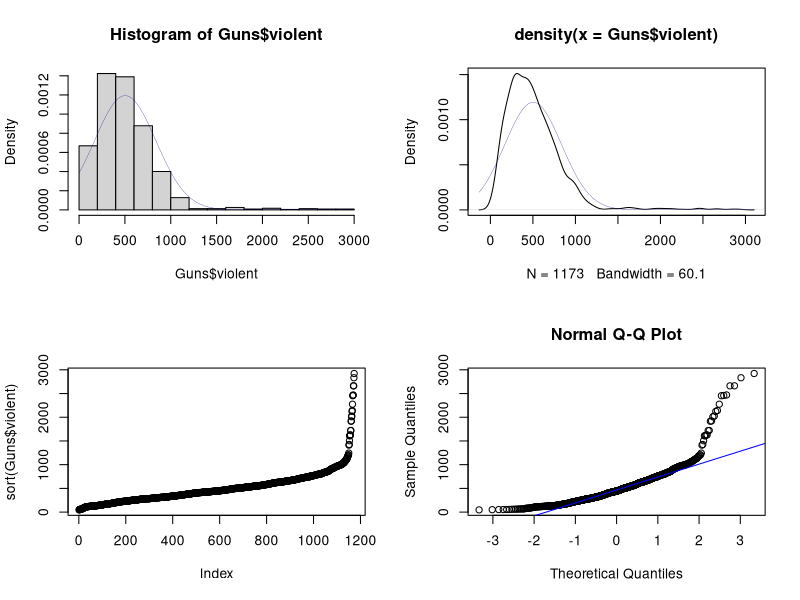
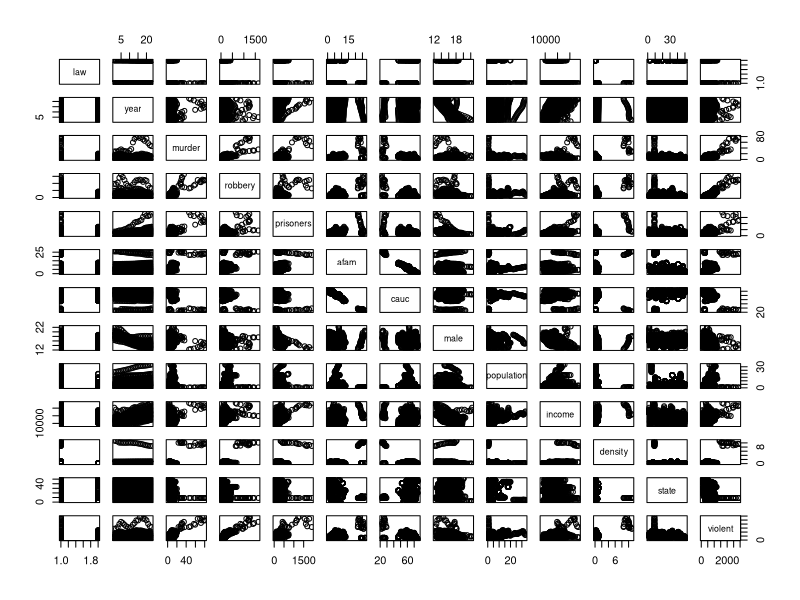
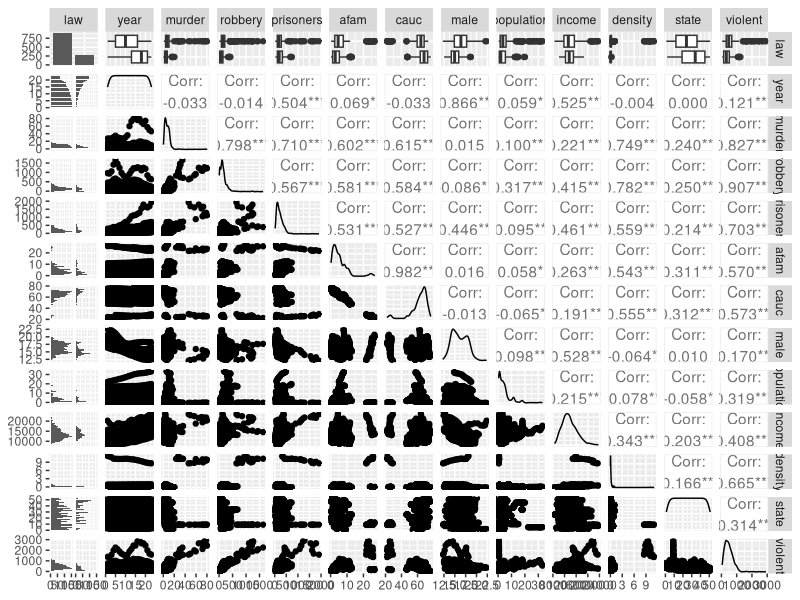
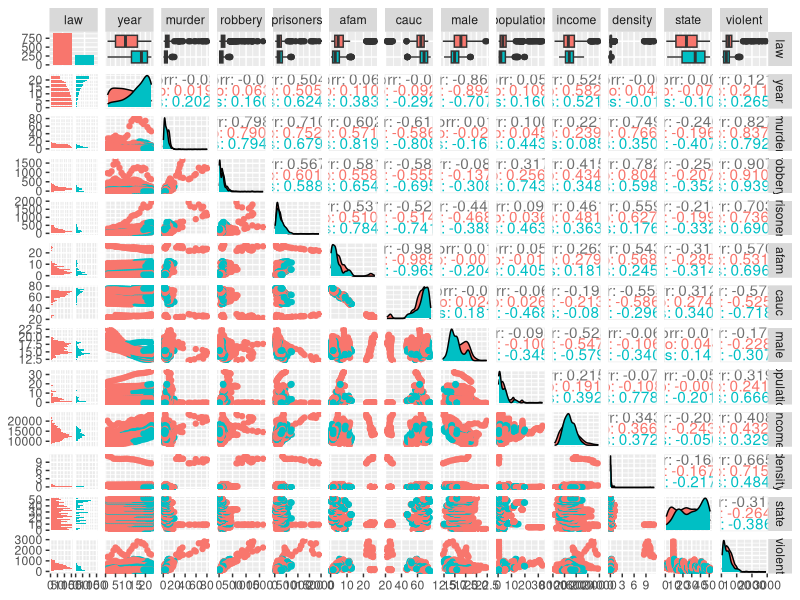
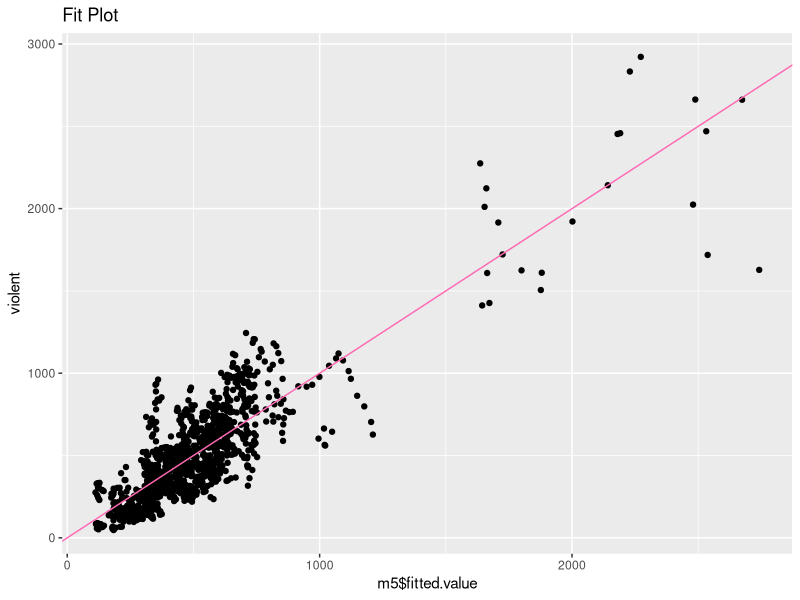
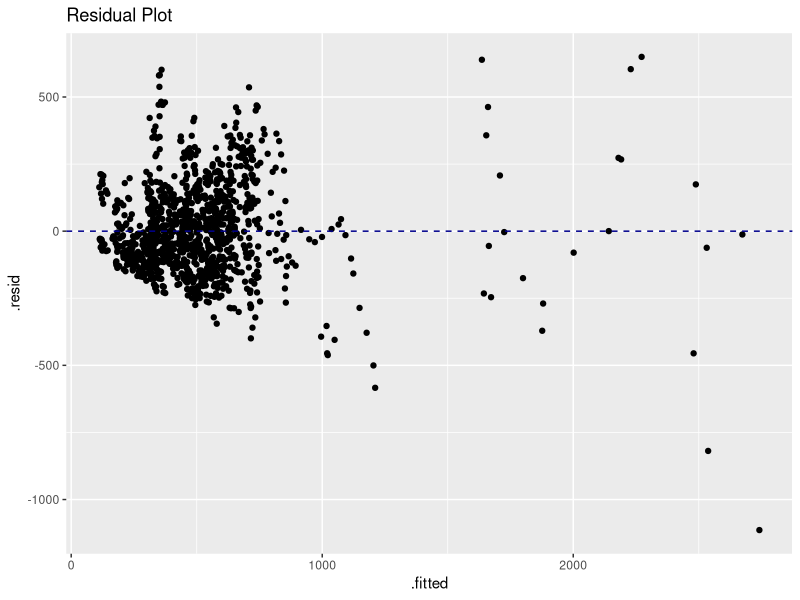
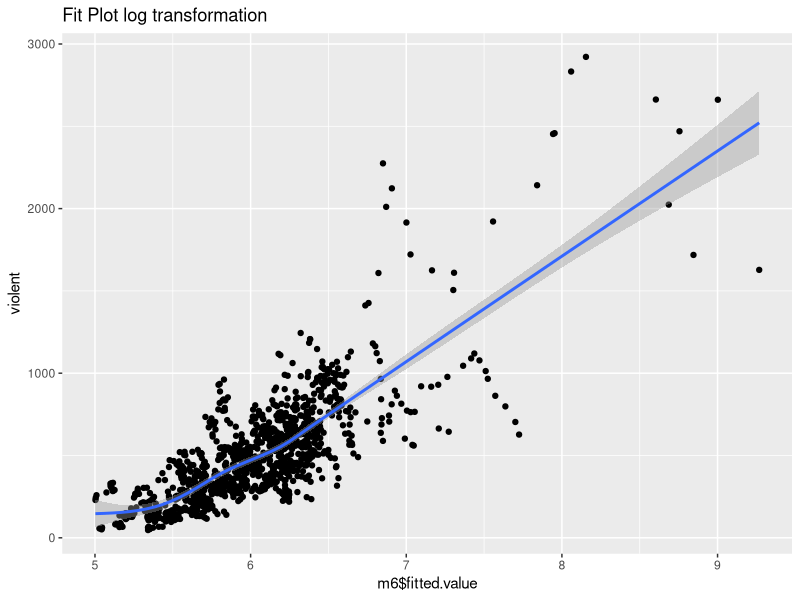
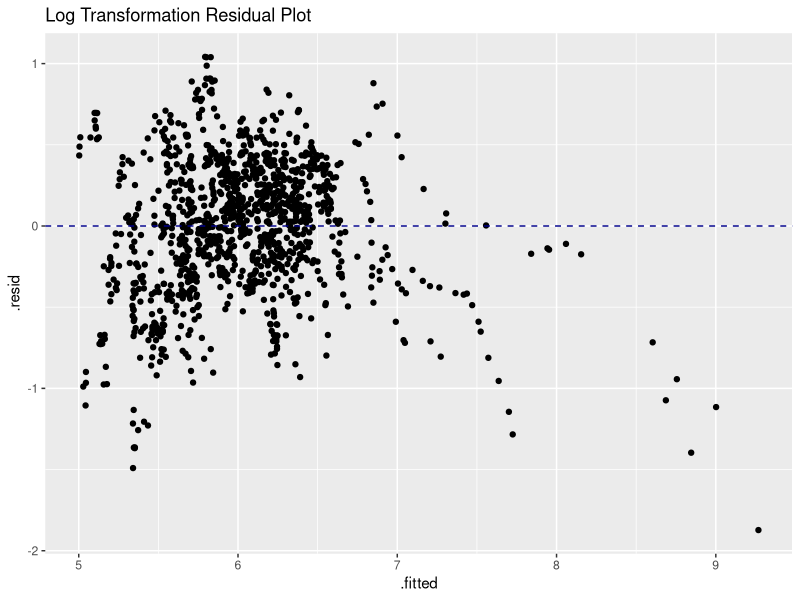

The R source for these figures, in order:
## ---- chunk 1
knitr::opts_chunk$set(
	echo = TRUE,
	message = FALSE,
	warning = FALSE
)
options(scipen =10, show.signif.stars = FALSE)
## ---- chunk 2
#install.packages("AER", repos = "http://cran.us.r-project.org", type = "source")
library("AER")
## ---- chunk 3
data("Guns")
## ---- chunk 4
str(Guns)  #print the structure

summary(Guns)  #Identify the missing values

## ---- chunk 5
names(Guns)
## ---- chunk 6
x <- sort(Guns$violent)
m <- mean(Guns$violent)
std <- sd(Guns$violent)
## ---- chunk 7
old <- par(mfrow=c(2,2))
#histogram
hist(Guns$violent, freq=FALSE)
curve(dnorm(x, mean=m, sd=std), col="darkblue", lwd=0.25,add = TRUE)
#density plot
plot(density(Guns$violent))
curve(dnorm(x, mean=m, sd=std), col="darkblue", lwd=0.25,add = TRUE)
#sortplot
plot(sort(Guns$violent))
#QQ-Plot
qqnorm(Guns$violent)
qqline(Guns$violent, col="blue")
par(old)
## ---- chunk 8
pairs(~ law + year + murder + robbery + prisoners + afam + cauc + male + population + income + density + state + violent, data=Guns)
## ---- chunk 9
Guns1 <-Guns 
Guns1$state <- as.numeric(Guns1$state)
Guns1$year <- as.numeric(Guns1$year)
## ---- chunk 10
str(Guns1)
summary(Guns1)
## ---- chunk 11
library("GGally") #load GGally package
## ---- chunk 12
ggpairs(Guns1, columns = c(13, 1, 3:12, 2))
## ---- chunk 13
ggpairs(Guns1, columns = c(13, 1, 3:12, 2), mapping = aes(color = law))
## ---- chunk 14
m1 <- lm(violent~ law, data = Guns)
summary(m1)
## ---- chunk 15
m2 <- lm(violent~ prisoners, data = Guns)
summary(m2)
## ---- chunk 16
m3 <- lm(violent~ male, data = Guns)
summary(m3)
## ---- chunk 17
m4 <- lm(violent~ income, data = Guns)
summary(m4)
## ---- chunk 18
m5 <- lm(violent~law + prisoners+ density + income + population + afam + cauc + male + state + year, data = Guns1)
summary(m5)
## ---- chunk 19
coef(m5)
## ---- chunk 20
summary(m5)$r.square
## ---- chunk 21
library(ggplot2) #load ggplot 2 package
qplot(m5$fitted.value, violent, data=Guns1) +
geom_abline(intercept = 0, slope = 1, color="hot pink") +
ggtitle("Fit Plot")
## ---- chunk 22
ggplot(m5, aes(.fitted, .resid)) +
geom_point() +
geom_hline(yintercept=0, color="dark blue", linetype="dashed") +
ggtitle("Residual Plot")
## ---- chunk 23
m6 <- lm(log(violent)~law + prisoners+ density + income + population + afam + cauc + male + state + year, data = Guns1)
summary(m6)
## ---- chunk 24
summary(m6)$r.square
## ---- chunk 25
qplot(m6$fitted.value, violent, data=Guns1) +geom_smooth() +ggtitle("Fit Plot log transformation")
## ---- chunk 26
ggplot(m6, aes(.fitted, .resid)) +
geom_point() +
geom_hline(yintercept=0, color="dark blue", linetype="dashed") +
ggtitle("Log Transformation Residual Plot")
## ---- chunk 27
m7 <- lm(log(violent)~law + prisoners+ density + income + population + afam + cauc + male + state, data = Guns1)
summary(m7)
## ---- chunk 28
tab2 <- anova(m7, m6)
tab2
## ---- chunk 29
m8 <- lm(log(violent)~law + prisoners+ density + income + population + afam + cauc + male + year, data = Guns1)
summary(m8)
## ---- chunk 30
tab3 <- anova(m8, m6)
tab3
## ---- chunk 31
m9 <- lm(log(violent)~law + prisoners+ density + income + population + afam + cauc + state + year, data = Guns1)
summary(m9)
## ---- chunk 32
tab4 <- anova(m9, m6)
tab4
## ---- chunk 33
m10 <- lm(log(violent)~law + prisoners + income + population + afam + cauc + male+ state + year, data = Guns1)
summary(m10)
## ---- chunk 34
tab5 <- anova(m10, m6)
tab5
## ---- chunk 35
m11 <- lm(log(violent)~law + prisoners + population + afam + cauc + male+ state + year, data = Guns1)
summary(m11)
## ---- chunk 36
tab6 <- anova(m11, m10)
tab6
## ---- chunk 37
m12 <- lm(log(violent)~law + prisoners + afam + cauc + male+ state + year, data = Guns1)
summary(m12)
## ---- chunk 38
tab7 <- anova(m12, m11)
tab7
## ---- chunk 39
m13 <- lm(log(violent)~law, data = Guns1)
summary(m13)
## ---- chunk 40
tab8 <- anova(m13, m11)
tab8
## ---- chunk 41
library("lattice")
xyplot(log(violent) ~ as.numeric(as.character(year)) | state , data = Guns, type = "l")
